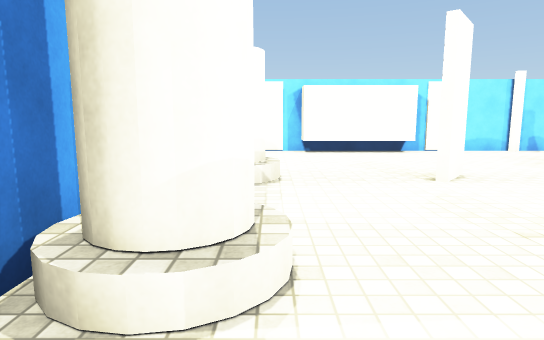
View 1 (above)

23 first-person views from a walk through a 3-D level made in the Unity game engine. The camera is 1.3 m above the floor, tilts 8° down and sees 75° across. The floor is counted in squares, 1 m on a side. Each view is taken from the middle of a square. On the plan, view 1 faces up. The plan holds only what a view shows up to about 15 squares ahead; the rest is blank. The place goes on beyond the plan. Some animated figures are not drawn. Surface patterns are stand-ins for the level's own textures.

View 2
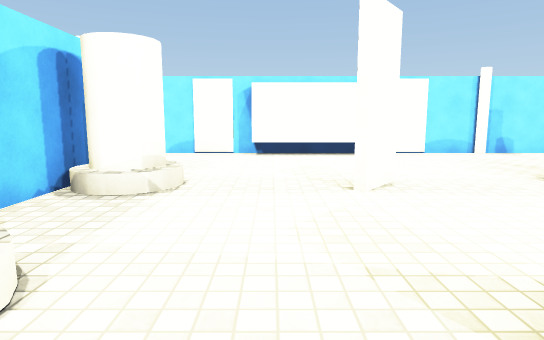

View 3
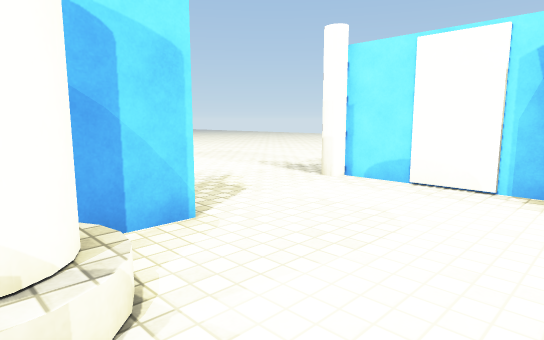

View 4
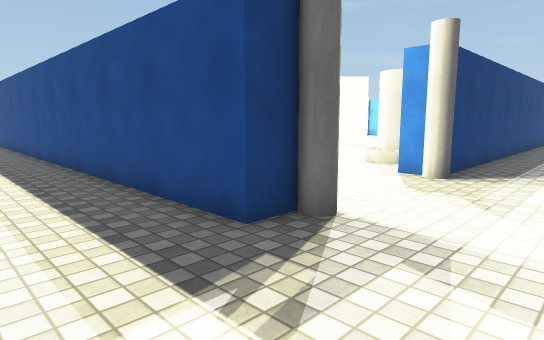

View 5
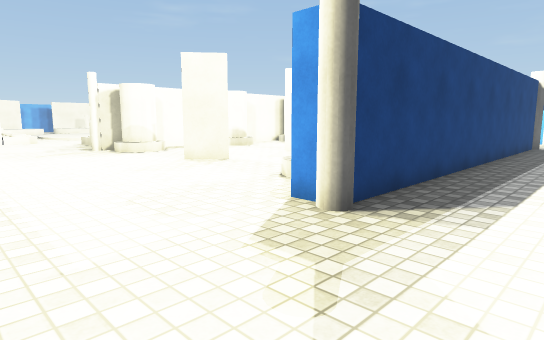

View 6
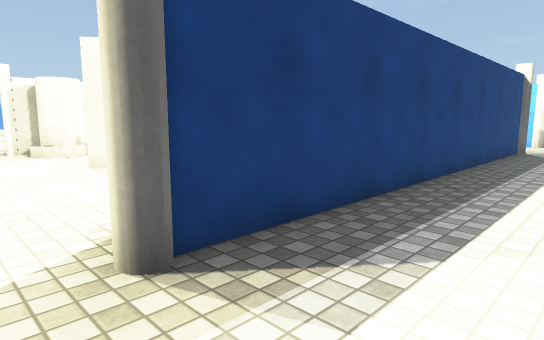

View 7
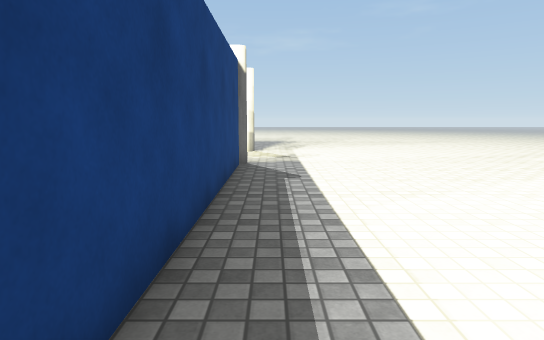

View 8
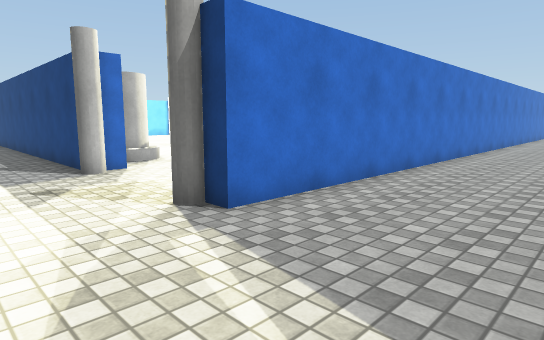

View 9
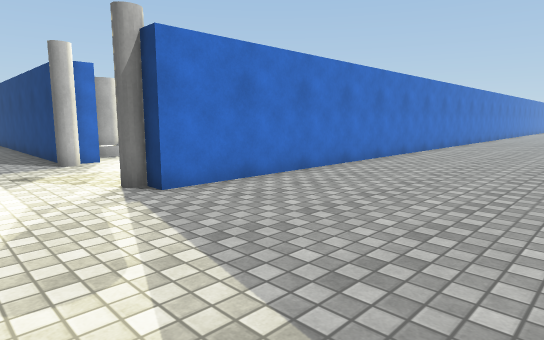

View 10
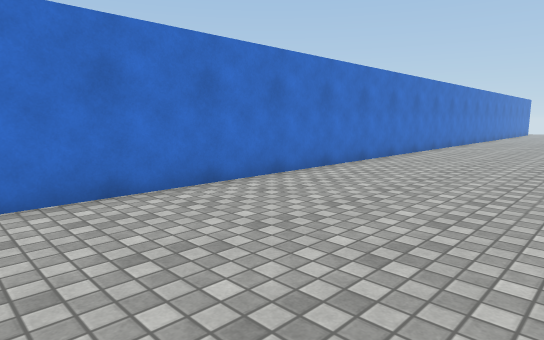

View 11
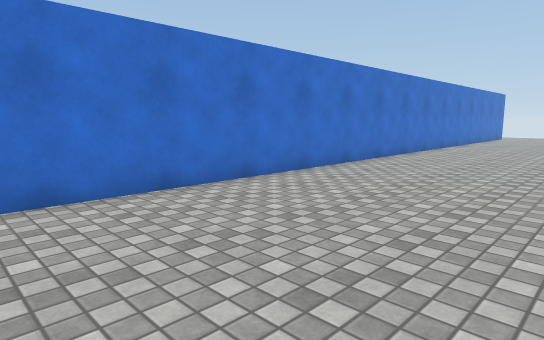

View 12
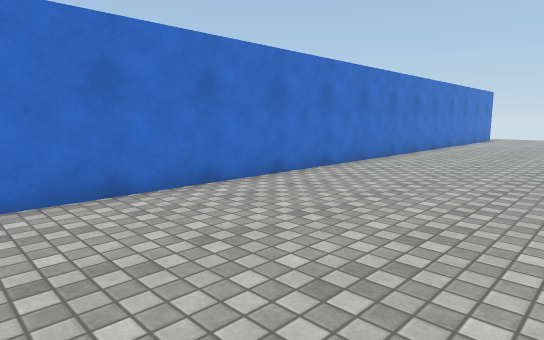

View 13
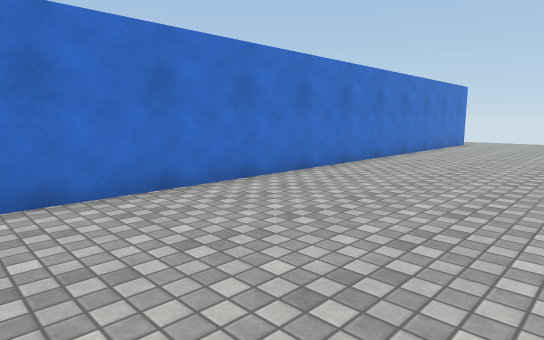

View 14
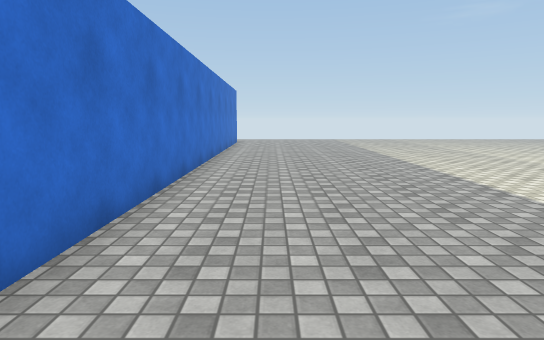

View 15
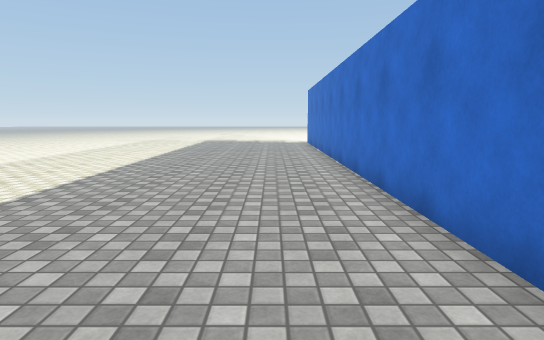

View 16
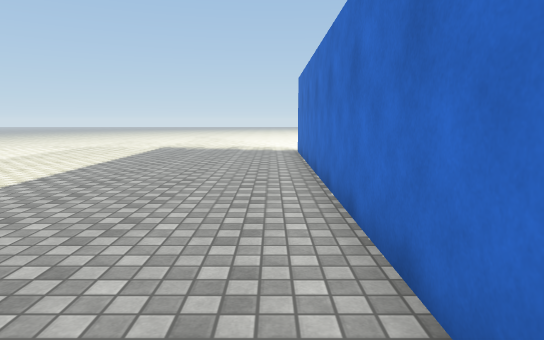

View 17
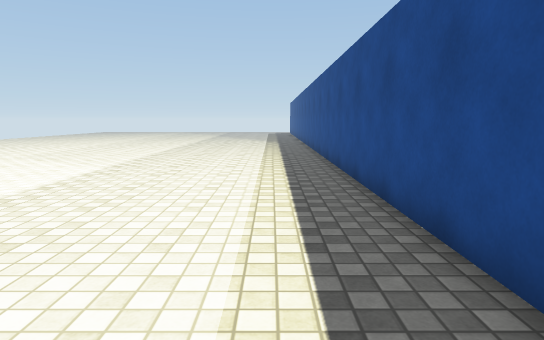

View 18
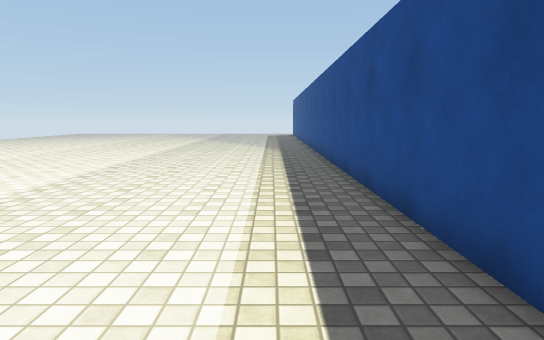

View 19
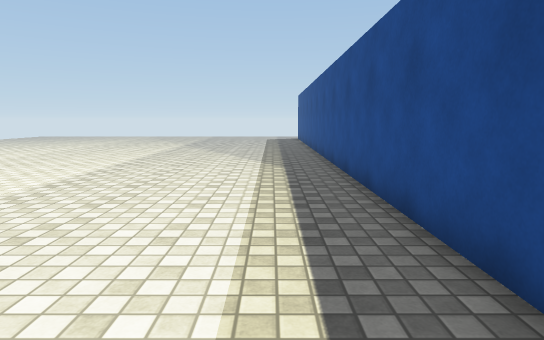

View 20
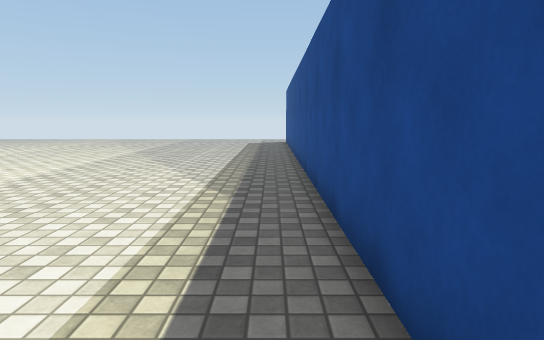

View 21
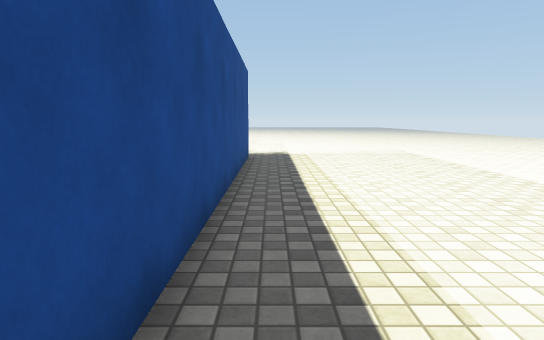

View 22
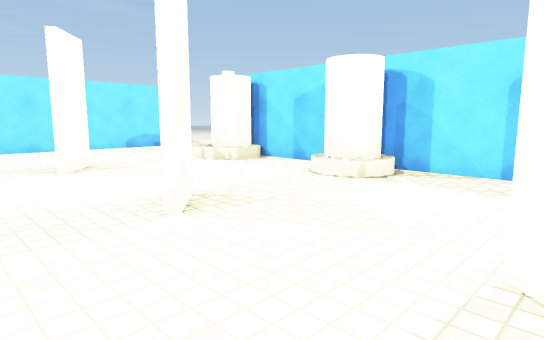

View 23
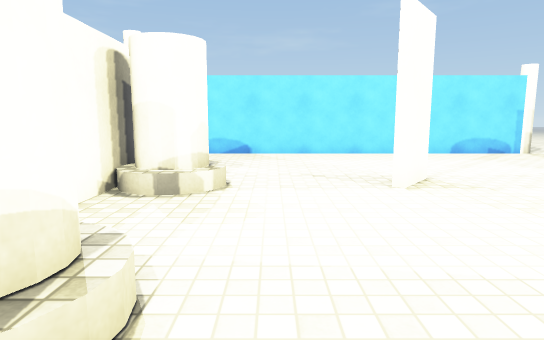

### Floor plan
Points are (right, up) in squares from view 1. A wall is a line through its corners. A room is listed if a view was taken in it or the views show most of it. See-through windows are left out.
Room 1 (views 1, 2, 3, 4, 5, 6, 7, 8, 9, 10, 11, 12, 13, 14, 15, 16, 17, 18, 19, 20, 21, 22, 23)
walls: (10.1, -2.5) (10.1, -0.4); (10.1, 8.6) (10.1, 9.4); (3.5, 2.5) (4.5, 3.8); (3.5, -2.9) (4.5, -1.7); (4.7, 8.6) (3.7, 7.3); (3.5, 7.5) (4.5, 8.8); (12.9, 15.2) (6.1, 15.2); (5.8, 14.2) (1.3, 14.2) (1.3, 14.9); (-2, -4.4) (-2.6, -4.4); (5.4, 15.2) (-2.5, 15.2); (-3, -4.5) (-3, 10.4); (-2.5, -8.9) (9.5, -8.9); (-2.8, 10.6) (-2, 10.6) (-2, -2.2); (-2.7, 15.5) (-2.7, 16.2) (30.5, 16.2); (30.5, -9.9) (-2.7, -9.9) (-2.7, -9.5)
objects: other object (-3, -9); other object (-3, -5); other object (-3, 11); other object (-3, 15); other object (-1, -3) to (0, -1); other object (-1, 2) to (0, 4); other object (-1, 7) to (0, 9); other object (8, -3) to (9, -1); other object (8, 2) to (9, 4); other object (8, 8) to (9, 9); other object (10, -3); other object (10, 10); other object (10, 15)

Where each view was taken, in squares from view 1:
view 1: 0 up, 0 right, facing up
view 2: 1 up, 2 right, facing up
view 3: 8 up, 2 right, facing up-left
view 4: 19 up, 6 left, facing down-right
view 5: 15 up, 6 left, facing down-right
view 6: 12 up, 6 left, facing down-right
view 7: 6 up, 4 left, facing down
view 8: 14 down, 6 left, facing up-right
view 9: 16 down, 6 left, facing up-right
view 10: 16 down, 3 right, facing up-right
view 11: 16 down, 12 right, facing up-right
view 12: 16 down, 15 right, facing up-right
view 13: 16 down, 20 right, facing up-right
view 14: 12 down, 19 right, facing right
view 15: 12 down, 18 right, facing left
view 16: 11 down, 12 right, facing left
view 17: 18 up, 4 right, facing right
view 18: 18 up, 9 right, facing right
view 19: 18 up, 15 right, facing right
view 20: 17 up, 19 right, facing right
view 21: 17 up, 10 right, facing left
view 22: 8 up, 7 right, facing down-left
view 23: 5 up, 7 right, facing down
